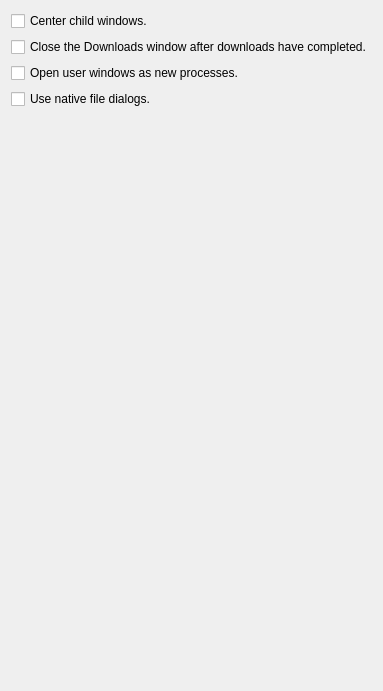
        <widget class="QWidget" name="stackedWidgetPage8">
         <layout class="QVBoxLayout" name="verticalLayout_8">
          <item>
           <widget class="QCheckBox" name="centerChildWindows">
            <property name="text">
             <string>Center child windows.</string>
            </property>
           </widget>
          </item>
          <item>
           <widget class="QCheckBox" name="closeDownloadsCheckBox">
            <property name="text">
             <string>Close the Downloads window after downloads have completed.</string>
            </property>
           </widget>
          </item>
          <item>
           <widget class="QCheckBox" name="openUserWindowsInNewProcessesCheckBox">
            <property name="text">
             <string>Open user windows as new processes.</string>
            </property>
           </widget>
          </item>
          <item>
           <widget class="QCheckBox" name="useNativeFileDialogs">
            <property name="text">
             <string>Use native file dialogs.</string>
            </property>
           </widget>
          </item>
          <item>
           <spacer name="verticalSpacer_7">
            <property name="orientation">
             <enum>Qt::Vertical</enum>
            </property>
            <property name="sizeHint" stdset="0">
             <size>
              <width>20</width>
              <height>571</height>
             </size>
            </property>
           </spacer>
          </item>
         </layout>
        </widget>
